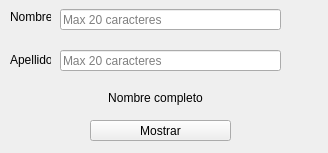
<?xml version="1.0" encoding="UTF-8"?>
<ui version="4.0">
 <class>MainWindow</class>
 <widget class="QMainWindow" name="MainWindow">
  <property name="geometry">
   <rect>
    <x>0</x>
    <y>0</y>
    <width>328</width>
    <height>153</height>
   </rect>
  </property>
  <property name="windowTitle">
   <string>MainWindow</string>
  </property>
  <widget class="QWidget" name="centralwidget">
   <widget class="QPushButton" name="mostrar">
    <property name="geometry">
     <rect>
      <x>90</x>
      <y>120</y>
      <width>141</width>
      <height>21</height>
     </rect>
    </property>
    <property name="text">
     <string>Mostrar</string>
    </property>
   </widget>
   <widget class="QLineEdit" name="nombre">
    <property name="geometry">
     <rect>
      <x>60</x>
      <y>9</y>
      <width>221</width>
      <height>21</height>
     </rect>
    </property>
    <property name="maxLength">
     <number>20</number>
    </property>
    <property name="placeholderText">
     <string>Max 20 caracteres</string>
    </property>
   </widget>
   <widget class="QLabel" name="label">
    <property name="geometry">
     <rect>
      <x>10</x>
      <y>10</y>
      <width>41</width>
      <height>13</height>
     </rect>
    </property>
    <property name="text">
     <string>Nombre:</string>
    </property>
   </widget>
   <widget class="QLabel" name="label_2">
    <property name="geometry">
     <rect>
      <x>10</x>
      <y>50</y>
      <width>41</width>
      <height>20</height>
     </rect>
    </property>
    <property name="text">
     <string>Apellido:</string>
    </property>
   </widget>
   <widget class="QLineEdit" name="apellido">
    <property name="geometry">
     <rect>
      <x>60</x>
      <y>50</y>
      <width>221</width>
      <height>21</height>
     </rect>
    </property>
    <property name="maxLength">
     <number>20</number>
    </property>
    <property name="placeholderText">
     <string>Max 20 caracteres</string>
    </property>
   </widget>
   <widget class="QLabel" name="nom_compl">
    <property name="geometry">
     <rect>
      <x>50</x>
      <y>90</y>
      <width>211</width>
      <height>16</height>
     </rect>
    </property>
    <property name="text">
     <string>Nombre completo</string>
    </property>
    <property name="alignment">
     <set>Qt::AlignCenter</set>
    </property>
   </widget>
  </widget>
 </widget>
 <resources/>
 <connections/>
</ui>
